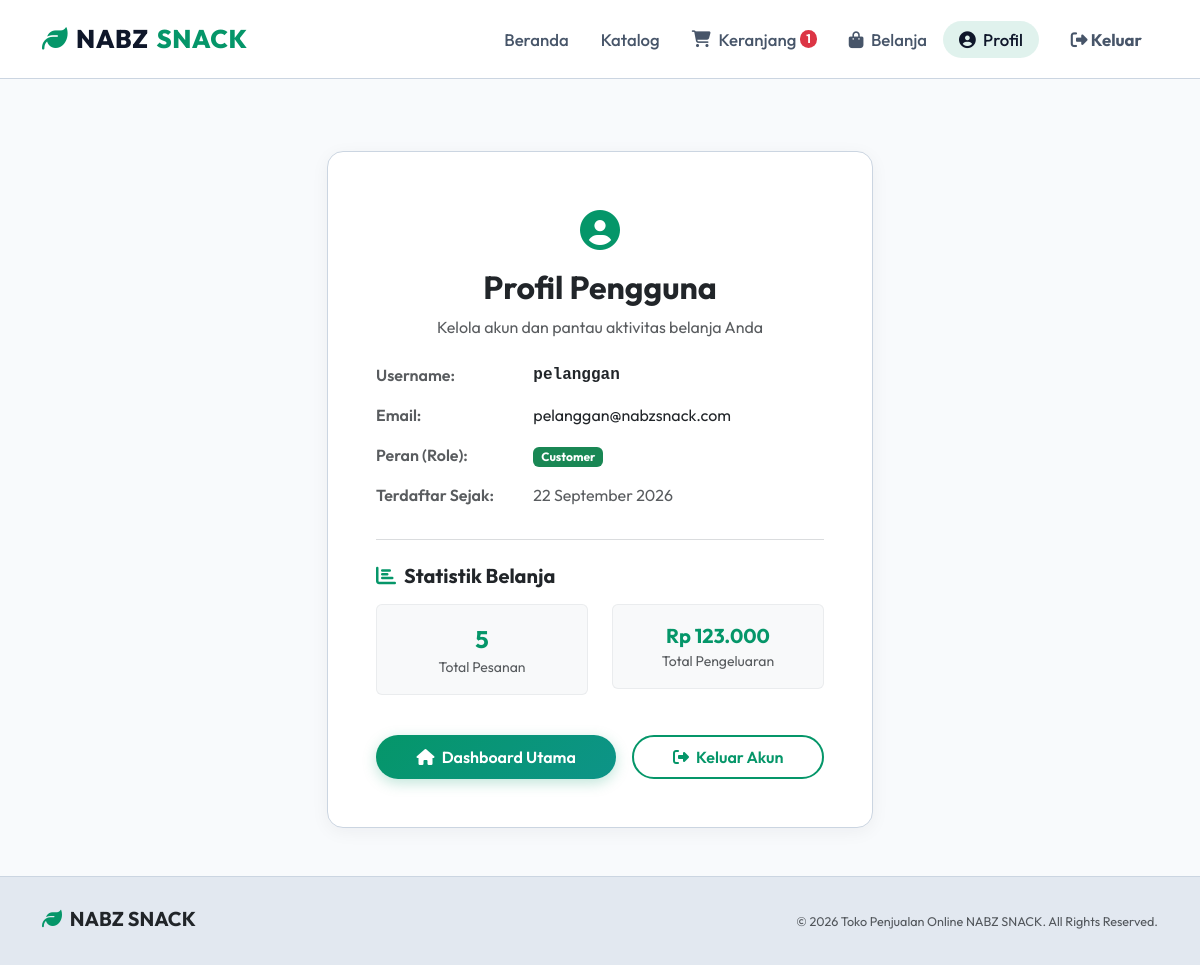
/profile (signed in), run on the app's committed database.
### models.py (models this page shows, shortened)
class User(db.Model):
    __tablename__ = 'users'
    id = db.Column(db.Integer, primary_key=True)
    username = db.Column(db.String(50), unique=True, nullable=False)
    email = db.Column(db.String(100), unique=True, nullable=False)
    password_hash = db.Column(db.String(255), nullable=False)
    role = db.Column(db.String(20), nullable=False, default='customer') # 'admin', 'cashier', 'customer'
    created_at = db.Column(db.DateTime, default=datetime.utcnow)
    customer_transactions = db.relationship('Transaction', foreign_keys='Transaction.customer_id', backref='customer', lazy=True)
    cashier_transactions = db.relationship('Transaction', foreign_keys='Transaction.cashier_id', backref='cashier', lazy=True)
    cart = db.relationship('Cart', backref='user', uselist=False, lazy=True)

### app.py (the view)
@app.route('/profile')
@login_required
def profile():
    user = User.query.get_or_404(session['user_id'])
    transactions = Transaction.query.filter_by(customer_id=user.id).all()
    total_spent = sum(t.total_price for t in transactions if t.status == 'Completed')
    return render_template('profile.html', user=user, transaction_count=len(transactions), total_spent=total_spent)

### app.py (called while the page is built)
@app.context_processor
def inject_cart_count():
    if 'user_id' in session:
        cart = Cart.query.filter_by(user_id=session['user_id']).first()
        if cart:
            total_items = sum(item.quantity for item in cart.items)
            return {'cart_count': total_items}
    return {'cart_count': 0}

def login_required(f):
    from functools import wraps
    @wraps(f)
    def decorated_function(*args, **kwargs):
        if 'user_id' not in session:
            flash('Silakan login terlebih dahulu untuk mengakses halaman ini.', 'error')
            return redirect(url_for('login'))
        return f(*args, **kwargs)
    return decorated_function

### templates/profile.html (shortened to what this page needs)
{% extends 'base.html' %}
{% block content %}
<div class="container py-5">
    <div class="row justify-content-center">
        <div class="col-lg-6 col-md-8">
            <div class="card-premium p-4 p-md-5">
                <div class="text-center mb-4">
                    <span class="fs-1 text-success"><i class="fas fa-user-circle"></i></span>
                    <h2 class="text-dark fw-bold mt-2">Profil Pengguna</h2>
                    <p class="text-muted">Kelola akun dan pantau aktivitas belanja Anda</p>
                </div>
                <div class="border-bottom border-secondary border-opacity-25 pb-3 mb-4">
                    <div class="row mb-3">
                        <div class="col-sm-4 text-muted fw-semibold">Username:</div>
                        <div class="col-sm-8 text-dark font-monospace fw-bold">{{ user.username }}</div>
                    </div>
                    <div class="row mb-3">
                        <div class="col-sm-4 text-muted fw-semibold">Email:</div>
                        <div class="col-sm-8 text-dark">{{ user.email }}</div>
                    </div>
                    <div class="row mb-3">
                        <div class="col-sm-4 text-muted fw-semibold">Peran (Role):</div>
                        <div class="col-sm-8">
                            <span class="badge bg-success text-capitalize text-white">
                                {{ user.role }}
                            </span>
                        </div>
                    </div>
                    <div class="row mb-3">
                        <div class="col-sm-4 text-muted fw-semibold">Terdaftar Sejak:</div>
                        <div class="col-sm-8 text-muted">{{ user.created_at.strftime('%d %B %Y') if user.created_at else '-' }}</div>
                    </div>
                </div>
                <h5 class="text-dark fw-bold mb-3"><i class="fas fa-chart-bar text-success me-2"></i>Statistik Belanja</h5>
                <div class="row text-center mb-4">
                    <div class="col-6 mb-3">
                        <div class="bg-light border border-secondary border-opacity-10 p-3 rounded">
                            <div class="text-success fw-bold fs-4">{{ transaction_count }}</div>
                            <div class="text-muted small">Total Pesanan</div>
                        </div>
                    </div>
                    <div class="col-6 mb-3">
                        <div class="bg-light border border-secondary border-opacity-10 p-3 rounded">
                            <div class="text-success fw-bold fs-5">Rp {{ "{:,.0f}".format(total_spent).replace(',', '.') }}</div>
                            <div class="text-muted small">Total Pengeluaran</div>
                        </div>
                    </div>
                </div>
                <div class="d-flex gap-3 mt-4">
                    <a href="{% if user.role == 'customer' %}{{ url_for('customer_dashboard') }}{% elif user.role == 'cashier' %}{{ url_for('cashier_dashboard') }}{% else %}{{ url_for('admin_dashboard') }}{% endif %}" class="btn btn-fire flex-grow-1">
                        <i class="fas fa-home me-1"></i> Dashboard Utama
                    </a>
                    <a href="{{ url_for('logout') }}" class="btn btn-fire-outline flex-grow-1">
                        <i class="fas fa-sign-out-alt me-1"></i> Keluar Akun
                    </a>
                </div>
            </div>
        </div>
    </div>
</div>
{% endblock %}

### static/css/style.css (style rules this page uses)
:root { --bg-dark: #f1f5f9; --bg-body: #f8fafc; --card-bg: #ffffff; --card-bg-hover: #f1f5f9; --glass-bg: rgba(255, 255, 255, 0.94); --primary-fire: #059669; --primary-fire-rgb: 5, 150, 105; --accent-red: #dc2626; --accent-gold: #d97706; --accent-orange: #0284c7; --text-light: #0f172a; --text-muted: #475569; --border-color: #cbd5e1; --border-hover: #94a3b8; --shadow-glow: 0 4px 18px 0 rgba(15, 23, 42, 0.05); --shadow-glow-intense: 0 8px 30px 0 rgba(15, 23, 42, 0.10); }
body { background-color: var(--bg-body); color: var(--text-light); font-family: 'Outfit', sans-serif; min-height: 100vh; display: flex; flex-direction: column; overflow-x: hidden; }
.card-premium { background: var(--card-bg); border: 1px solid var(--border-color); border-radius: 16px; box-shadow: var(--shadow-glow); transition: all 0.3s cubic-bezier(0.25, 0.8, 0.25, 1); overflow: hidden; height: 100%; color: var(--text-light); }
.btn-fire { background: linear-gradient(135deg, #059669, #0d9488); border: none; color: #ffffff !important; font-weight: 600; padding: 10px 24px; border-radius: 25px; transition: all 0.3s ease; box-shadow: 0 4px 14px rgba(5, 150, 105, 0.25); }
.btn-fire-outline { background: transparent; border: 2px solid #059669; color: #059669 !important; font-weight: 600; padding: 8px 22px; border-radius: 25px; transition: all 0.3s ease; }
.text-success { color: #059669 !important; }

### data on the page
User: username "pelanggan", email "pelanggan@nabzsnack.com", role "Customer", created_at "22 September 2026"

### other printed values
{{ cart_count }} "1"
{{ transaction_count }} "5"
{{ "{:,.0f}".format(total_spent).replace(',', '.') }} "123.000"
